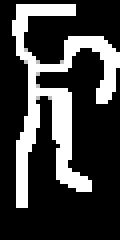
%> input picture yk_Data/AutoTracing/sample_data/Simple_Stack.tif, 30 x 60 px (shown 4 times larger)
$ octave --eval "result = imthreshold3(imread('../../yk_Data/AutoTracing/sample_data/Simple_Stack.tif'));"   (GNU Octave 9; MATLAB toolbox functions it lacks are replaced by stand-ins)
%> lines starting %> are read from the running program, lines starting %| are printed output that depends on the picture; in (x1, y1, x2, y2) boxes, pixels count from 0 and x2, y2 are one past the last pixel; in counts of white or black regions, pixels touching at a corner belong together; the program's own positions count from 1
function imOut=imthreshold3(im,windowSize,offset)
% This function uses adaptive thresholding algorithm.

if nargin<2
    windowSize=85;
    offset=-9;
elseif nargin<3
    offset=-9;
end

dim=size(im);
%> dim = [60 30]
imOut=zeros(dim);
if length(dim)==2
    imOut=AdaptiveThresholding(im,windowSize,offset);
elseif length(dim)==3
    for n=1:dim(3)
        imOut(:,:,n)=AdaptiveThresholding(im(:,:,n),windowSize,offset);
    end
end
imOut=logical(imOut);
end

function im3=AdaptiveThresholding(im,windowSize,offset)
%> called with windowSize = 85, offset = -9
% im2=imfilter(im,fspecial('average',windowSize),'replicate');
im2=imfilter(im,fspecial('average',windowSize),255);
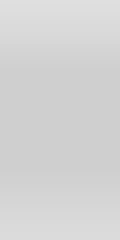
%> im2: size 60x30 uint8 (shown 4 times larger); min 207, max 223, mean 211.6
im3=im2bw(im2-im-offset);
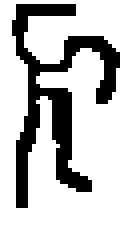
%> im3: size 60x30 logical (shown 4 times larger); 75.2% white; 1 black region, box (x1, y1, x2, y2) and area: (3, 1, 30, 52) 446
im3=imcomplement(im3);
%> im3: size 60x30 logical; 24.8% white; 1 white region, box (x1, y1, x2, y2) and area: (3, 1, 30, 52) 446
end
